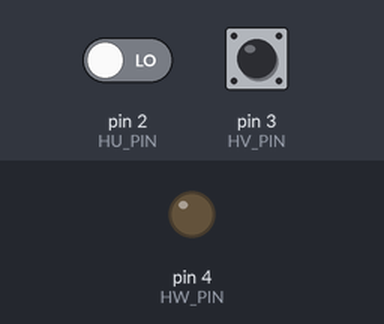
A sketch run on a simulated Arduino Uno, built with avr-gcc and run on an emulated ATmega328P. On the bench: output pins drawn as LEDs (lit = HIGH). The inputs (shaded band) are chosen by the test bench; at power-on: pin 3 (HV_PIN) LOW, pin 2 (HU_PIN) LOW.

Above: at 1.2 s.
1.3 s: pin 3 (HV_PIN) pulsed HIGH 2 times (0.12 s each, 0.3 s apart)
At 4.2 s:
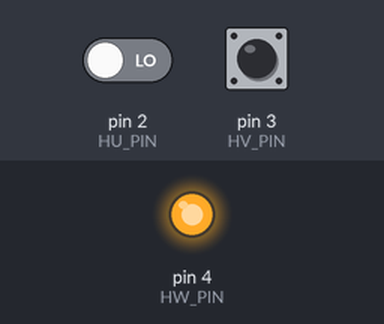
4.5 s: pin 3 (HV_PIN) driven HIGH
At 6.9 s:
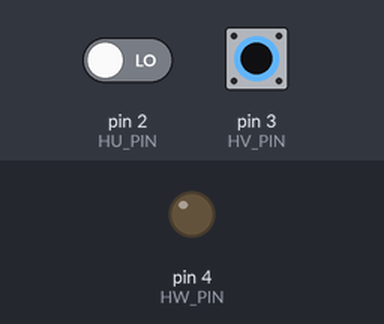
7.2 s: pin 3 (HV_PIN) driven LOW
At 8.2 s:
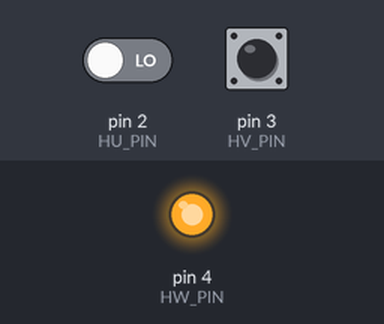
Timing chart, 0 to 10.2 s (numbered marks = the images above; inputs shaded):
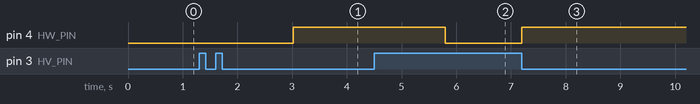

The sketch:

Motor_Samp_Petron.ino
```cpp
const int HU_PIN = 2;
const int HV_PIN = 3;
const int HW_PIN = 4;

volatile unsigned long milliseconds = 0;
// volatile bool HU_FLAG = 0;
// volatile bool HV_FLAG = 0;
// volatile bool HW_FLAG = 0;
unsigned long oneSixthOfCycle = 0;
unsigned long T0=0;
unsigned long T1=0;

bool startup = 1;

void setup() {
  Serial.begin(9600);
  pinMode(HU_PIN,INPUT);
  pinMode(HV_PIN,INPUT);
  pinMode(HW_PIN,OUTPUT);

  TCCR1A = 0;
  TCCR1B = (1 << WGM12) | (1 << CS11) | (1 << CS10); // CTC mode, prescaler 64
  OCR1A = 249; // Set the compare match value (16MHz / (64 * 1000 Hz) - 1)

  // Enable Timer1 compare match interrupt
  TIMSK1 = (1 << OCIE1A);

  attachInterrupt(digitalPinToInterrupt(HU_PIN),uPinInterrupt,CHANGE);
  attachInterrupt(digitalPinToInterrupt(HV_PIN),vPinInterrupt,CHANGE);
  sei();
}

void loop() {
  // put your main code here, to run repeatedly:
  if(startup==0){
    T1=milliseconds;
    if((T1-T0)>=oneSixthOfCycle){
      if(digitalRead(HV_PIN))
        digitalWrite(HW_PIN,0);
      else if(~digitalRead(HV_PIN))
        digitalWrite(HW_PIN,1);
    }
  }
  // Serial.print(digitalRead(HU_PIN));
  // Serial.println(digitalRead(HV_PIN));
  // Serial.print(HW_PIN);
  // Serial.println('\n');
}

ISR(TIMER1_COMPA_vect) {
  // Increment the milliseconds counter every 1 millisecond (1000 Hz)
  milliseconds++;
}

void uPinInterrupt(){
  // Serial.print("u");
  // Serial.print(' ');
  if(startup==1)T0=milliseconds;
}
void vPinInterrupt(){
  // Serial.println("v");
  if(startup==1){
    T1=milliseconds;
    oneSixthOfCycle = T1-T0;
    startup=0;
  }
  T0 = milliseconds;
}
```

Measured:
- after the input at 1.3 s, pin 4 (HW_PIN): LOW → HIGH after 1.7 s
- after the input at 4.5 s, pin 4 (HW_PIN): HIGH → LOW after 1.3 s
- after the input at 7.2 s, pin 4 (HW_PIN): LOW → HIGH at once
